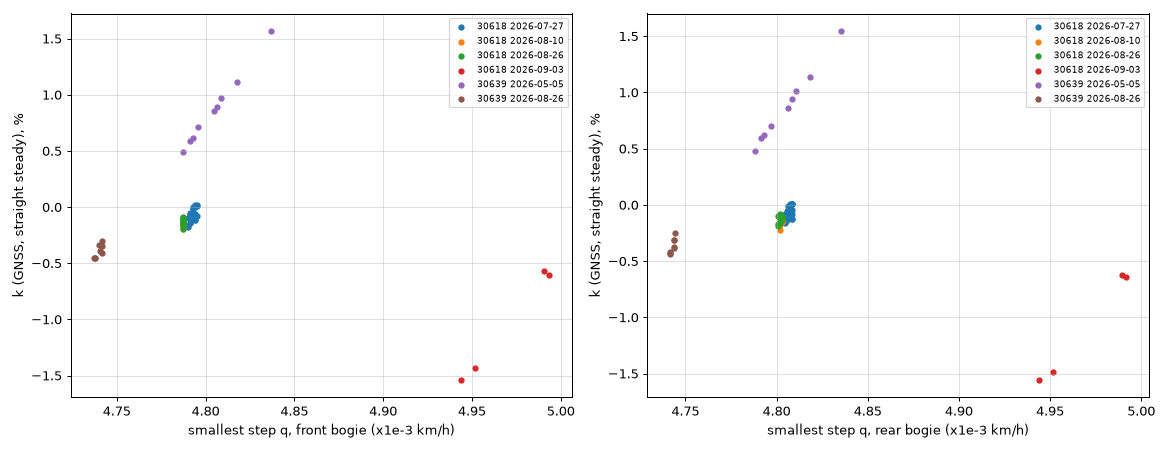

This figure's Python source:
"""Side finding: the smallest value step q of each bogie speed (km/h) moves together with the wheel scale k.

Hypothesis: speed = (configured wheel factor) x (integer-ish raw count), so q is proportional to the configured
factor, and k = configured / true - 1. With the true wheel diameter fixed over a period, q / (1 + k) = const.
Per bag and bogie (train + val):
  q      : median of consecutive |steps| within 5e-5 km/h of the modal smallest step (0.0035..0.0062 km/h)
  q1, q2 : the same on the first / second half of the bag
  k      : wheel / GNSS - 1 on straight steady samples (bc_common.true_k)
Test: c = q / (1 + k) per (vehicle, date) group; within-group spread of c vs spread of k, within-group
regression k ~ q; train -> val prediction  k_hat = q / c_group(train) - 1.
Outputs: s5_quantum_k.csv, s5_summary.txt, s5_quantum_k.png
"""
import datetime as dt

import matplotlib
matplotlib.use("Agg")
import matplotlib.pyplot as plt
import numpy as np
import pandas as pd

from bc_common import HERE, load_bag, splits, true_k


def smallest_step(v):
    dv = np.abs(np.diff(v))
    dv = dv[(dv > 0.0035) & (dv < 0.0062)]
    if len(dv) < 20:
        return np.nan, 0
    h, e = np.histogram(dv, bins=np.arange(0.0035, 0.00621, 2e-6))
    mode = e[np.argmax(h)] + 1e-6
    sel = dv[np.abs(dv - mode) < 5e-5]
    return float(np.median(sel)), len(sel)


def main():
    sp = splits()
    info = {r["bag"]: r for r in sp["info"]}
    rows = []
    for split in ("train", "val"):
        for b in sp[split]:
            d = load_bag(b)
            kt = true_k(d)
            t0 = info[b]["t0"]
            date = dt.datetime.fromtimestamp(t0, dt.timezone(dt.timedelta(hours=3))).strftime("%Y-%m-%d")
            r = {"bag": b, "split": split, "vehicle": info[b]["vehicle"], "date": date, "t0": t0, **kt}
            for nm, key in (("front", "vf_all"), ("rear", "vr_all")):
                v = d[key]
                n = len(v)
                r[f"q_{nm}"], r[f"nq_{nm}"] = smallest_step(v)
                r[f"q1_{nm}"] = smallest_step(v[: n // 2])[0]
                r[f"q2_{nm}"] = smallest_step(v[n // 2:])[0]
            rows.append(r)
            print(b, split, r["vehicle"], date, f"q {r['q_front']:.7f}/{r['q_rear']:.7f} "
                  f"k {r['k_front']:+.5f}/{r['k_rear']:+.5f}", flush=True)
    df = pd.DataFrame(rows).sort_values(["vehicle", "date", "t0"])
    for nm in ("front", "rear"):
        df[f"c_{nm}"] = df[f"q_{nm}"] / (1 + df[f"k_{nm}"])
    df.to_csv(HERE / "s5_quantum_k.csv", index=False)

    L = ["Per (vehicle, date, bogie) group: spread of k vs spread of c = q/(1+k); slope of k on (q/median q - 1)"]
    rs = lambda x: 1.4826 * np.median(np.abs(x - np.median(x)))  # noqa: E731
    pred = []
    for (veh, date), g in df.groupby(["vehicle", "date"]):
        for nm in ("front", "rear"):
            gg = g.dropna(subset=[f"q_{nm}", f"k_{nm}"])
            if len(gg) < 2:
                continue
            x = gg[f"q_{nm}"] / gg[f"q_{nm}"].median() - 1
            y = gg[f"k_{nm}"]
            slope = np.polyfit(x, y, 1)[0] if x.std() > 0 else np.nan
            c = gg[f"c_{nm}"]
            L.append(f"  {veh} {date} {nm:5s} n={len(gg):2d} (train {int((gg.split == 'train').sum())}): "
                     f"k range {y.min() * 100:+.3f}..{y.max() * 100:+.3f} % (sd {y.std() * 100:.3f} %), "
                     f"q range {gg[f'q_{nm}'].min():.7f}..{gg[f'q_{nm}'].max():.7f}, "
                     f"c sd {c.std() / c.mean() * 100:.3f} %, corr(q,k) {np.corrcoef(x, y)[0, 1]:+.2f}, "
                     f"slope dk/(dq/q) {slope:+.2f}")
            # train -> val prediction inside the group
            tr = gg[gg.split == "train"]
            va = gg[gg.split == "val"]
            if len(tr) and len(va):
                cg = tr[f"c_{nm}"].median()
                for _, row in va.iterrows():
                    pred.append({"bag": row.bag, "bogie": nm, "k_true": row[f"k_{nm}"],
                                 "k_hat": row[f"q_{nm}"] / cg - 1,
                                 "k_hat_groupmean": tr[f"k_{nm}"].mean()})
    P = pd.DataFrame(pred)
    if len(P):
        e1 = P.k_hat - P.k_true
        e0 = P.k_hat_groupmean - P.k_true
        L.append(f"VAL prediction ({len(P)} bag-bogies in groups that also have train bags): "
                 f"k = q / c_group(train) - 1: error median {e1.median() * 100:+.3f} %, rms {np.sqrt(np.mean(e1 ** 2)) * 100:.3f} %, "
                 f"max |.| {e1.abs().max() * 100:.3f} %  |  baseline k = mean k of the group's train bags: "
                 f"rms {np.sqrt(np.mean(e0 ** 2)) * 100:.3f} %, max |.| {e0.abs().max() * 100:.3f} %")
        worst = P.assign(err=(P.k_hat - P.k_true) * 100).sort_values("err", key=abs, ascending=False).head(6)
        L.append("  largest val errors (%): " + ", ".join(f"{r.bag}/{r.bogie} {r.err:+.3f} (k {r.k_true * 100:+.2f})"
                                                        for r in worst.itertuples()))
    # c per (vehicle, date): is it carried across dates?
    L.append("c = q/(1+k) per vehicle, date, bogie (median; sd in % of c) -- c ~ true wheel diameter if q ~ configured one")
    for (veh, nm), g in df.melt(id_vars=["vehicle", "date", "split"], value_vars=["c_front", "c_rear"],
                                var_name="bogie", value_name="c").groupby(["vehicle", "bogie"]):
        parts = []
        for date, gg in g.groupby("date"):
            parts.append(f"{date}: {gg.c.median() * 1e3:.5f}e-3 (sd {gg.c.std() / gg.c.median() * 100:.3f} %, n={len(gg)})")
        L.append(f"  {veh} {nm[2:]:5s} " + " | ".join(parts))
    # cross-date: c from the previous date of the same vehicle (train bags) -> all bags of the next date
    xd = []
    for veh, g in df.groupby("vehicle"):
        dates = sorted(g.date.unique())
        for d0, d1 in zip(dates[:-1], dates[1:]):
            for nm in ("front", "rear"):
                c0 = g[(g.date == d0) & (g.split == "train")][f"c_{nm}"].median()
                tgt = g[g.date == d1]
                e = tgt[f"q_{nm}"] / c0 - 1 - tgt[f"k_{nm}"]
                xd.append((veh, d0, d1, nm, e.median() * 100, np.sqrt(np.mean(e ** 2)) * 100, len(e)))
    for r in xd:
        L.append(f"  cross-date {r[0]} c({r[1]}) -> {r[2]} {r[3]:5s}: k error median {r[4]:+.3f} %, rms {r[5]:.3f} % (n={r[6]})")
    # within-bag drift
    for nm in ("front", "rear"):
        dq = (df[f"q2_{nm}"] / df[f"q1_{nm}"] - 1).dropna()
        L.append(f"within-bag change of q ({nm}), 2nd half vs 1st half: median {dq.median() * 100:+.3f} %, "
                 f"max |.| {dq.abs().max() * 100:.3f} % ({df.loc[dq.abs().idxmax(), 'bag']})")
    txt = "\n".join(L)
    print(txt)
    (HERE / "s5_summary.txt").write_text(txt, encoding="utf-8")

    fig, ax = plt.subplots(1, 2, figsize=(13, 5))
    for a, nm in zip(ax, ("front", "rear")):
        for (veh, date), g in df.groupby(["vehicle", "date"]):
            a.scatter(g[f"q_{nm}"] * 1e3, g[f"k_{nm}"] * 100, s=16, label=f"{veh} {date}")
        a.set_xlabel(f"smallest step q, {nm} bogie (x1e-3 km/h)")
        a.set_ylabel("k (GNSS, straight steady), %")
        a.grid(alpha=0.4)
        a.legend(fontsize=7)
    fig.tight_layout()
    fig.savefig(HERE / "s5_quantum_k.png", dpi=90)


if __name__ == "__main__":
    main()
